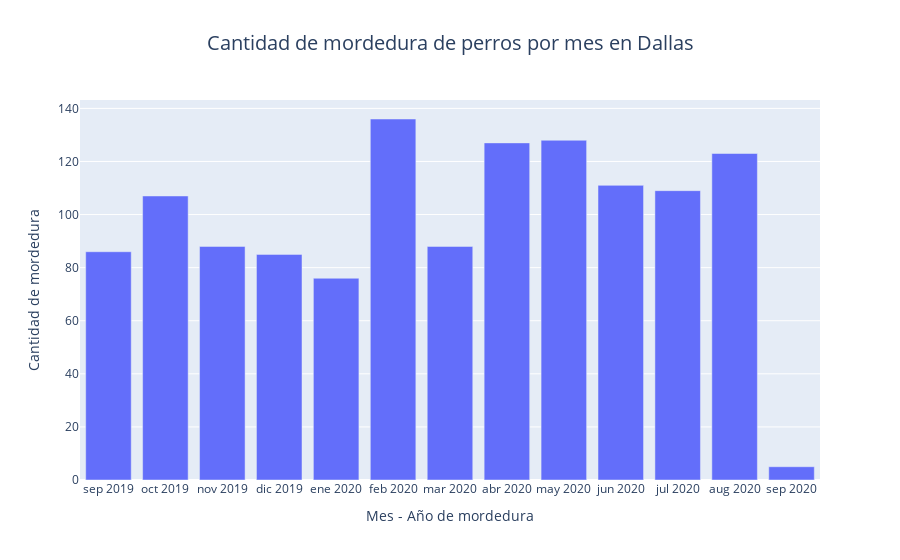

Write notebook code for a chart like this one.
### Code cell
fig = px.bar(df_Incidente, x = 'Fecha', y = 'Cantidad', title = "Cantidad de mordedura de perros por mes en Dallas",
             labels = {'Fecha': 'Mes - Año de mordedura', 'Cantidad': 'Cantidad de mordedura'})

fig.update_layout(xaxis={'tickangle': 0},
                  title_font_size=20,
                  title_x=0.5,)
fig.show()

### Figure 1 — Plotly figure (JSON) as saved in the notebook; plotly's stock layout.template omitted (floating-point values rounded to 4 significant figures)
{"data": [{"alignmentgroup": "True", "hovertemplate": "Mes - Año de mordedura=%{x}<br>Cantidad de mordedura=%{y}<extra></extra>", "legendgroup": "", "marker": {"color": "#636efa", "pattern": {"shape": ""}}, "name": "", "offsetgroup": "", "orientation": "v", "showlegend": false, "textposition": "auto", "type": "bar", "x": ["sep 2019", "oct 2019", "nov 2019", "dic 2019", "ene 2020", "feb 2020", "mar 2020", "abr 2020", "may 2020", "jun 2020", "jul 2020", "aug 2020", "sep 2020"], "xaxis": "x", "y": [86, 107, 88, 85, 76, 136, 88, 127, 128, 111, 109, 123, 5], "yaxis": "y"}], "layout": {"barmode": "relative", "legend": {"tracegroupgap": 0}, "title": {"font": {"size": 20}, "text": "Cantidad de mordedura de perros por mes en Dallas", "x": 0.5}, "xaxis": {"anchor": "y", "domain": [0, 1], "tickangle": 0, "title": {"text": "Mes - Año de mordedura"}}, "yaxis": {"anchor": "x", "domain": [0, 1], "title": {"text": "Cantidad de mordedura"}}}}
